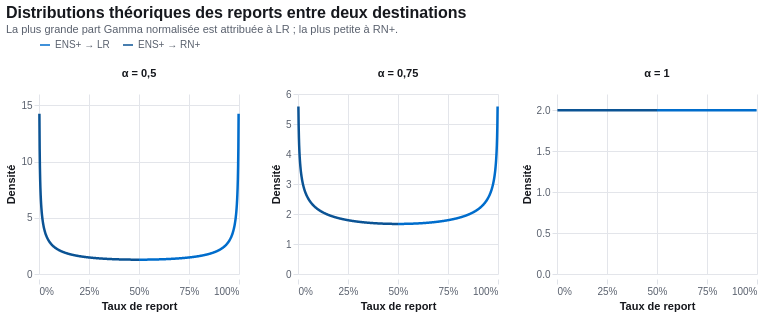

Write notebook code for a chart like this one.
### Markdown cell above
Selon la valeur de $\alpha$ tirée les probabilités sont plus ou moins dispersées.

### Code cell
simplex_chart()

### Figure 1 — Vega-Lite specification as saved in the notebook (floating-point values rounded to 4 significant figures; data arrays with more than 128 entries replaced by an {"elided": "..."} marker saying what was removed)
{"config": {"view": {"continuousWidth": 300, "continuousHeight": 300, "stroke": null}, "axis": {"domain": false, "gridColor": "#e3e5ea", "labelColor": "#5a616e", "labelFont": "Arial", "labelFontSize": 10, "tickColor": "#dfe2e8", "titleColor": "#16181d", "titleFont": "Arial", "titleFontSize": 11}, "header": {"labelColor": "#16181d", "labelFont": "Arial", "labelFontSize": 11, "titleColor": "#16181d", "titleFont": "Arial"}, "legend": {"labelColor": "#5a616e", "labelFont": "Arial", "labelFontSize": 10, "orient": "top-right", "title": null}, "title": {"anchor": "start", "color": "#16181d", "font": "Arial", "fontSize": 16, "fontWeight": 600, "subtitleColor": "#5a616e", "subtitleFont": "Arial", "subtitleFontSize": 11}}, "data": {"name": "data-750b7bd7949fd81081a38e3446ae5299"}, "facet": {"column": {"field": "alpha_label", "header": {"labelFontWeight": 600}, "sort": ["α = 0,5", "α = 0,75", "α = 1"], "title": null, "type": "nominal"}}, "spec": {"mark": {"type": "line", "strokeWidth": 2.5}, "encoding": {"color": {"field": "transfer", "legend": {"direction": "horizontal", "orient": "top"}, "scale": {"domain": ["ENS+ → LR", "ENS+ → RN+"], "range": ["#006dcc", "#0b5394"]}, "sort": ["ENS+ → LR", "ENS+ → RN+"], "type": "nominal"}, "tooltip": [{"field": "alpha", "title": "α", "type": "quantitative"}, {"field": "transfer", "title": "Report", "type": "nominal"}, {"field": "rate", "format": ".1%", "title": "Taux", "type": "quantitative"}, {"field": "density", "format": ".2f", "title": "Densité", "type": "quantitative"}], "x": {"axis": {"format": ".0%", "values": [0, 0.25, 0.5, 0.75, 1]}, "field": "rate", "scale": {"domain": [0, 1], "nice": false}, "title": "Taux de report", "type": "quantitative"}, "y": {"field": "density", "scale": {"zero": true}, "title": "Densité", "type": "quantitative"}}, "height": 180, "width": 200}, "background": "transparent", "resolve": {"scale": {"y": "independent"}}, "spacing": 18, "title": {"text": "Distributions théoriques des reports entre deux destinations", "subtitle": "La plus grande part Gamma normalisée est attribuée à LR ; la plus petite à RN+."}, "$schema": "https://vega.github.io/schema/vega-lite/v6.4.1.json", "datasets": {"data-750b7bd7949fd81081a38e3446ae5299": {"elided": "2400 records"}}}
